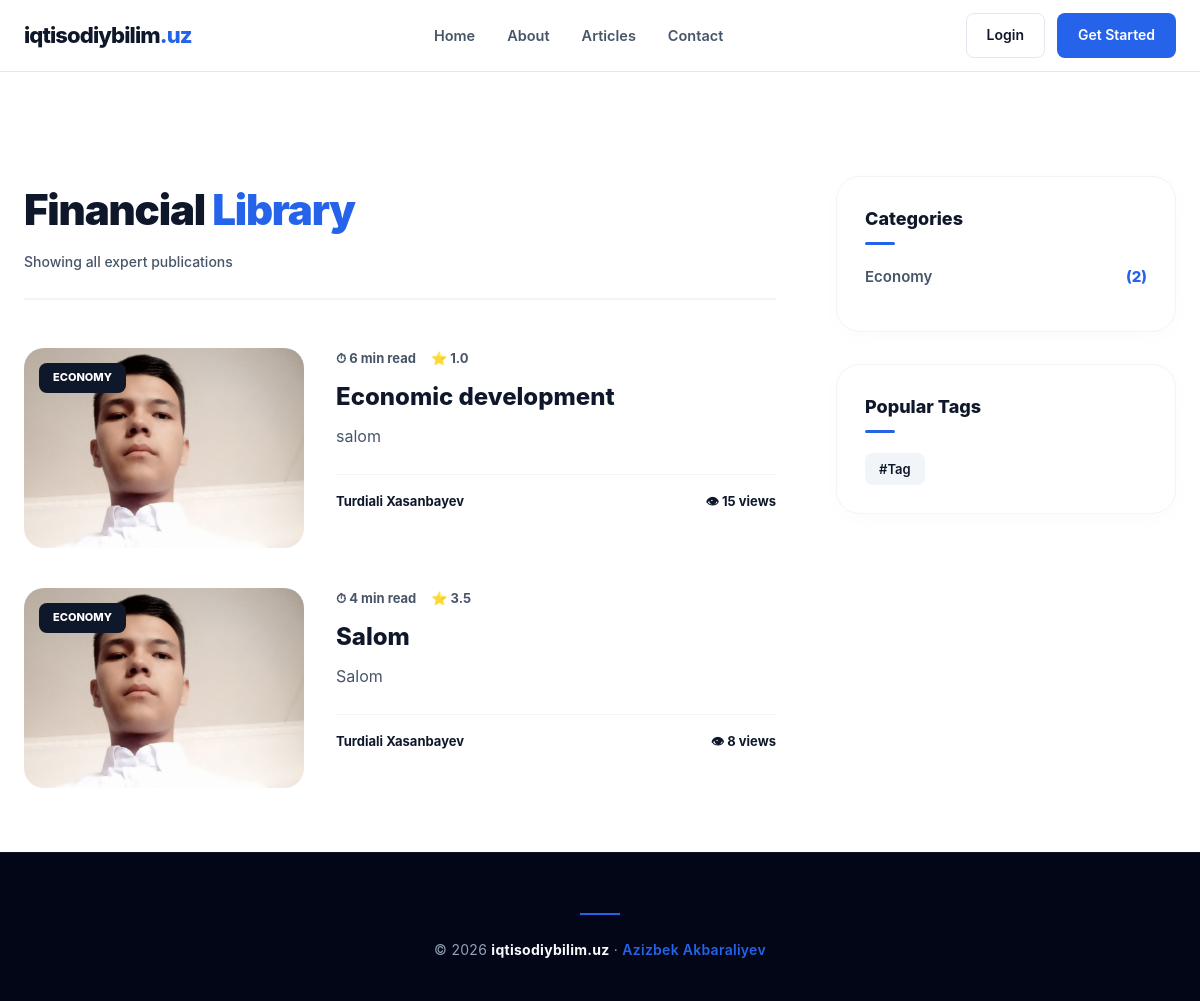
The app's page /articles/ with its own data.
### article/models.py (models this page shows, shortened)
class Article(models.Model):
    title = models.CharField(max_length=250, unique=True)
    slug = models.SlugField(max_length=300, unique=True, null=True, blank=True)
    image = models.ImageField(upload_to='articles/', null=True, blank=True)
    description = models.TextField(null=True, blank=True)
    author = models.ForeignKey('user.CustomUser', on_delete=models.CASCADE, related_name='article_author')
    category = models.ForeignKey('category.Category', on_delete=models.CASCADE, related_name='article_category')
    tags = models.ManyToManyField('category.Tag', blank=True, related_name='article_tags')
    views = models.PositiveIntegerField(default=0)
    published_at = models.DateTimeField(null=True, blank=True)
    reading_time = models.PositiveSmallIntegerField(null=True, blank=True)
    last_viewed_at = models.DateTimeField(null=True, blank=True)
    created_at = models.DateTimeField(auto_now_add=True)
    updated_at = models.DateTimeField(auto_now=True)
    class Meta:
        verbose_name = 'Article'
        verbose_name_plural = 'Articles'
    def get_absolute_url(self, *args, **kwargs):
        return reverse('article-detail', kwargs={'slug': self.slug})
    @property
    def average_rate(self):
        avg = self.comment_article.aggregate(avg=Avg("rate"))["avg"]
        return round(avg, 1) if avg else 0

### category/models.py (models this page shows, shortened)
class Category(models.Model):
    name = models.CharField(max_length=100, unique=True)
    slug = models.SlugField(max_length=100, unique=True, blank=True, null=True)
    class Meta:
        verbose_name = 'Category'
        verbose_name_plural = 'Categories'

class Tag(models.Model):
    name = models.CharField(max_length=100, unique=True)
    slug = models.SlugField(max_length=100, unique=True, blank=True, null=True)
    class Meta:
        verbose_name = 'Tag'
        verbose_name_plural = 'Tags'

### user/models.py (models this page shows, shortened)
class CustomUser(AbstractUser):
    username = None
    email = models.EmailField(unique=True)
    first_name = models.CharField(max_length=100, null=True, blank=True)
    last_name = models.CharField(max_length=100, null=True, blank=True)
    profile_image = models.ImageField(upload_to='profile_images', null=True, blank=True)
    bio = models.TextField(null=True, blank=True)
    objects = CustomUserManager()
    USERNAME_FIELD = "email"
    REQUIRED_FIELDS = []
    class Meta:
        verbose_name = "User"
        verbose_name_plural = "Users"

### article/views.py (the view)
# urls.py: path('articles/', ArticleListPage.as_view(), name='articles'),
class ArticleListPage(View):
    def get(self, request):
        articles = Article.objects.order_by('-created_at').select_related('category', 'author').prefetch_related('tags')
        return render(request, 'articles.html', context={'articles': articles})

### config/global_context.py (called while the page is built)
def global_context(request):
    current_year = timezone.now().year
    categories = Category.objects.all()
    tags = Tag.objects.all()
    return {'current_year': current_year, 'categories': categories, 'tags': tags}

### templates/articles.html (shortened to what this page needs)
{% extends "base.html" %}
{% load static %}
{% block extra_css %}
<link rel="stylesheet" href="{% static 'css/articles.css' %}">
{% endblock %}
{% block content %}
<div class="articles-page-wrapper">
    <main class="articles-feed">
        <header class="feed-header">
            <h1 class="page-title">Financial <span>Library</span></h1>
            <p class="results-count">Showing all expert publications</p>
        </header>
        <div class="articles-stack">
            {% for article in articles %}
            <article class="feed-card">
                <div class="card-img">
                    <img src="{{ article.image.url }}"
                        alt="Market">
                    <span class="category-pill">{{ article.category.name }}</span>
                </div>
                <div class="card-details">
                    <div class="card-meta-top">
                        <span class="read-time">⏱ {{ article.reading_time }} min read</span>
                        <span class="rating">⭐ {{ article.average_rate }}</span>
                    </div>
                    <h2 class="card-title">
                        <a href="{{ article.get_absolute_url }}">{{ article.title }}</a>
                    </h2>
                    <p class="card-excerpt">{{ article.description }}</p>
                    <div class="card-footer">
                        <div class="author">
                            <span class="author-name">{{ article.author.get_full_name }}</span>
                        </div>
                        <span class="views-count">👁 {{ article.views }} views</span>
                    </div>
                </div>
            </article>
            {% endfor %}
        </div>
    </main>
    <aside class="articles-sidebar">
        <div class="sidebar-widget">
            <h3 class="widget-title">Categories</h3>
            <ul class="widget-list">
                {% for cat in categories %}
                <li><a href="{% url 'categories' cat.slug %}">{{ cat.name }} <span>({{ cat.article_category.count }})</span></a></li>
                {% endfor %}
            </ul>
        </div>
        <div class="sidebar-widget">
            <h3 class="widget-title">Popular Tags</h3>
            <div class="tags-cloud">
                {% for tag in tags %}
                <a href="#" class="tag-item">#{{ tag.name }}</a>
                {% endfor %}
            </div>
        </div>
    </aside>
</div>
{% endblock %}

### static/css/base.css (style rules this page uses)
:root { --primary: #2563eb; --primary-hover: #1d4ed8; --primary-soft: #eff6ff; --dark: #0f172a; --slate: #475569; --border: #e2e8f0; --bg-page: #ffffff; --bg-footer: #020617; --radius: 12px; --ease: all 0.3s cubic-bezier(0.4, 0, 0.2, 1); --shadow: 0 4px 6px -1px rgba(0, 0, 0, .05), 0 2px 4px -2px rgba(0, 0, 0, .05); }
*, *::before, *::after { margin: 0; padding: 0; box-sizing: border-box; }
body { font-family: 'Inter', -apple-system, system-ui, sans-serif; background: var(--bg-page); color: var(--dark); line-height: 1.6; -webkit-font-smoothing: antialiased; }
a { text-decoration: none; color: inherit; transition: var(--ease); }
ul { list-style: none; }

### static/css/articles.css (style rules this page uses)
.articles-page-wrapper { display: grid; grid-template-columns: 1fr 340px; gap: 60px; padding-top: 40px; }
.feed-header { margin-bottom: 48px; padding-bottom: 24px; border-bottom: 2px solid #f1f5f9; }
.page-title { font-size: clamp(28px, 4vw, 42px); font-weight: 900; letter-spacing: -1.2px; color: var(--dark); }
.page-title span { color: var(--primary); }
.results-count { margin-top: 8px; font-size: 14px; font-weight: 500; color: var(--slate); }
.articles-stack { display: grid; gap: 40px; }
.feed-card { display: grid; grid-template-columns: 280px 1fr; gap: 32px; background: #fff; border-radius: 24px; transition: transform 0.3s ease; will-change: transform; }
.card-img { position: relative; height: 200px; border-radius: 20px; overflow: hidden; }
.card-img img { width: 100%; height: 100%; object-fit: cover; }
.category-pill { position: absolute; top: 15px; left: 15px; padding: 6px 14px; font-size: 11px; font-weight: 800; text-transform: uppercase; background: var(--dark); color: #fff; border-radius: 8px; }
.card-meta-top { display: flex; gap: 15px; margin-bottom: 12px; font-size: 13px; font-weight: 700; color: var(--slate); }
.card-title { margin-bottom: 12px; font-size: 24px; font-weight: 800; line-height: 1.3; }
.card-title a { color: var(--dark); transition: color 0.2s ease; }
.card-excerpt { margin-bottom: 24px; font-size: 16px; line-height: 1.6; color: var(--slate); }
.card-footer { display: flex; justify-content: space-between; align-items: center; padding-top: 16px; border-top: 1px solid #f1f5f9; font-size: 13px; font-weight: 700; }
.articles-sidebar { position: sticky; top: 100px; height: fit-content; }
.sidebar-widget { margin-bottom: 32px; padding: 28px; background: #fff; border-radius: 24px; border: 1px solid #f1f5f9; box-shadow: 0 4px 20px rgba(0, 0, 0, 0.02); }
.widget-title { margin-bottom: 20px; font-size: 18px; font-weight: 800; color: var(--dark); }
.widget-title::after { content: ""; display: block; width: 30px; height: 3px; margin-top: 8px; background: var(--primary); border-radius: 2px; }
.widget-list { list-style: none; }
.widget-list li { margin-bottom: 14px; }
.widget-list a { display: flex; justify-content: space-between; font-size: 15px; font-weight: 600; color: var(--slate); transition: color 0.2s ease; }
.widget-list a span { font-weight: 800; color: var(--primary); }
.tags-cloud { display: flex; flex-wrap: wrap; gap: 10px; }
.tag-item { padding: 6px 14px; font-size: 13px; font-weight: 600; border-radius: 8px; background: #f1f5f9; color: var(--dark); transition: all 0.2s ease; }

### records on screen
Article: image (picture), category.name "ECONOMY", reading_time "6", average_rate "1.0", title "Economic development", description "salom", author.get_full_name "Turdiali Xasanbayev", views "15"
Article: image (picture), category.name "ECONOMY", reading_time "4", average_rate "3.5", title "Salom", description "Salom", author.get_full_name "Turdiali Xasanbayev", views "8"
Category: name "Economy", article_category.count "2"
Tag: name "Tag"
